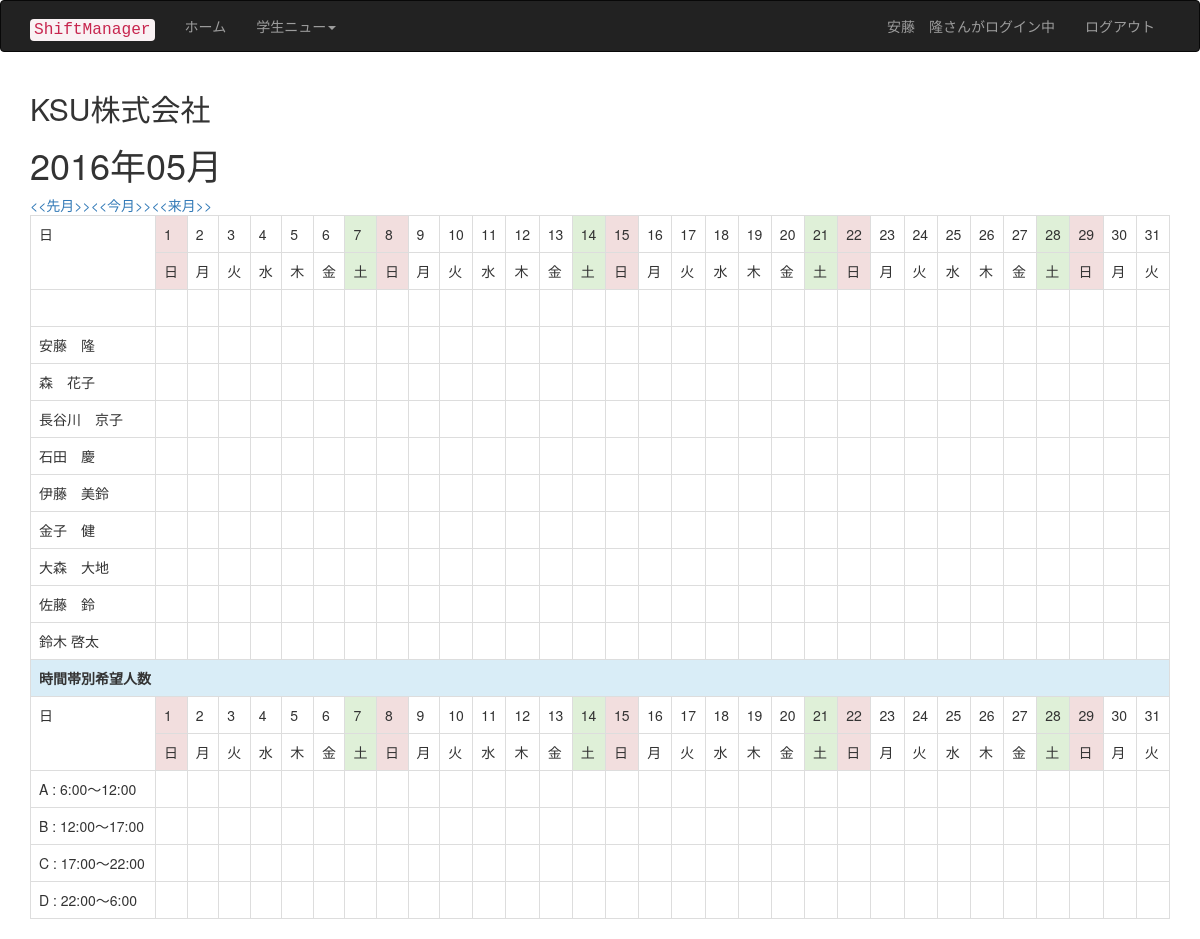
/index.php (signed in), run on the app's committed database.
### tables this page shows
CREATE TABLE IF NOT EXISTS `tb_user` (
  `userid` varchar(16) NOT NULL,
  `cid` varchar(16) NOT NULL,
  `uname` varchar(16) NOT NULL,
  `passwd` varchar(128) DEFAULT NULL,
  `email` varchar(32) DEFAULT NULL,
  `utel` varchar(32) DEFAULT NULL,
  `urole` int(11) DEFAULT NULL,
  PRIMARY KEY (`userid`)
);

### index.php (the view, shortened to what this page needs)
<?php
include_once('inc/page_header.php');
include_once('inc/db_inc.php');
include_once('inc/func_inc.php');
echo "<h2>KSU株式会社</h2>";
$y = date('Y');
$m = date('m');
$sql  = "SELECT * FROM tb_timespan ORDER BY tno";
$rs = mysql_query($sql, $conn);
$row = mysql_fetch_array($rs);
$timespan = array();
while ($row){
	$tname = $row['tname'];
	$timespan[$tname] = $row['intime'] . '～' .$row['outime'];
	$row = mysql_fetch_array($rs);
}
echo '<table class="table table-bordered table-hover">';
$d = days($y, $m);
echo '<tr>';
echo td('<br/>');
for ($i=1; $i<=$d; $i++){
	$day = '<br/>';
	echo td ($day);
}
echo '</tr>';
$sql  = "SELECT * FROM tb_user WHERE urole=1";
$rs = mysql_query($sql, $conn);
$row = mysql_fetch_array($rs);
while ($row){
	echo '<tr>';
	$uname = $row['uname'];
	echo td($uname);
	for ($t=1; $t<=$d; $t++){
		$th = '<br/>';
		echo td($th);
	}
	echo '</tr>';
	$row = mysql_fetch_array($rs);
}
echo '<tr>';
echo th('時間帯別希望人数',array('colspan'=>$d+1,'class'=>'bg-info')) ;
echo '</tr>';
foreach ($timespan as $w=>$span){
	echo '<tr>';
	echo td($w ." : " . $span);
	for ($t=1; $t<=$d; $t++){
		$sum = '<br/>';
		echo td($sum);
	}
	echo '</tr>';
}
echo '</table>';
include_once('inc/page_footer.php');
?>

### data on the page
tb_user: uname "安藤 隆"
tb_user: uname "森 花子"
tb_user: uname "長谷川 京子"
tb_user: uname "石田 慶"
tb_user: uname "伊藤 美鈴"
tb_user: uname "金子 健"
tb_user: uname "大森 大地"
tb_user: uname "佐藤 鈴"
tb_user: uname "鈴木 啓太"

### other printed values
$s[$i] "学生"
$_SESSION['uname'] "安藤 隆"
$label "ログアウト"
$y "2016"
$m "05"
td("日", array("rowspan"=>2)) "日 日"
td( $i, $attr) "1"
td( $i, $attr) "2"
td( $i, $attr) "3"
td( $i, $attr) "4"
td( $i, $attr) "5"
td( $i, $attr) "6"
td( $i, $attr) "7"
td( $i, $attr) "8"
td( $i, $attr) "9"
